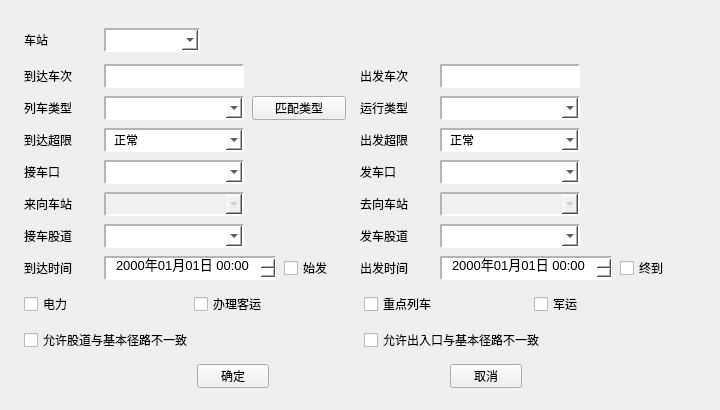
<?xml version="1.0" encoding="UTF-8"?>
<ui version="4.0">
 <class>NewTraffclogWidget</class>
 <widget class="QWidget" name="NewTraffclogWidget">
  <property name="geometry">
   <rect>
    <x>0</x>
    <y>0</y>
    <width>720</width>
    <height>410</height>
   </rect>
  </property>
  <property name="windowTitle">
   <string>Form</string>
  </property>
  <property name="styleSheet">
   <string notr="true">QLineEdit{
	background-color: rgb(255, 255, 255);
	padding-left: 8px;
	border-top:2px inset rgb(180, 180, 180);
	border-left:2px inset rgb(180, 180, 180);
	border-bottom:2px inset rgb(240, 240, 240);
	border-right:2px inset rgb(240, 240, 240);
}

QLineEdit:!enabled{
	background-color: rgb(240, 240, 240);
	padding-left: 8px;
	border-top:2px inset rgb(180, 180, 180);
	border-left:2px inset rgb(180, 180, 180);
	border-bottom:2px inset rgb(240, 240, 240);
	border-right:2px inset rgb(240, 240, 240);
}

QComboBox{
	background-color: rgb(255, 255, 255);
	padding-left: 8px;
	border-top:2px inset rgb(180, 180, 180);
	border-left:2px inset rgb(180, 180, 180);
	border-bottom:2px inset rgb(240, 240, 240);
	border-right:2px inset rgb(240, 240, 240);
}

QComboBox:!enabled{
	background-color: rgb(240, 240, 240);
	padding-left: 8px;
	border-top:2px inset rgb(180, 180, 180);
	border-left:2px inset rgb(180, 180, 180);
	border-bottom:2px inset rgb(240, 240, 240);
	border-right:2px inset rgb(240, 240, 240);
}

QDateTimeEdit{
	background-color: rgb(255, 255, 255);
	padding-left: 8px;
	border-top:2px inset rgb(180, 180, 180);
	border-left:2px inset rgb(180, 180, 180);
	border-bottom:2px inset rgb(240, 240, 240);
	border-right:2px inset rgb(240, 240, 240);
}

QDateTimeEdit:!enabled{
	background-color: rgb(240, 240, 240);
	padding-left: 8px;
	border-top:2px inset rgb(180, 180, 180);
	border-left:2px inset rgb(180, 180, 180);
	border-bottom:2px inset rgb(240, 240, 240);
	border-right:2px inset rgb(240, 240, 240);
}</string>
  </property>
  <layout class="QVBoxLayout" name="verticalLayout_3">
   <property name="spacing">
    <number>8</number>
   </property>
   <property name="leftMargin">
    <number>24</number>
   </property>
   <property name="topMargin">
    <number>24</number>
   </property>
   <property name="rightMargin">
    <number>24</number>
   </property>
   <property name="bottomMargin">
    <number>16</number>
   </property>
   <item>
    <layout class="QHBoxLayout" name="horizontalLayout">
     <property name="spacing">
      <number>8</number>
     </property>
     <item>
      <widget class="QLabel" name="label">
       <property name="minimumSize">
        <size>
         <width>72</width>
         <height>24</height>
        </size>
       </property>
       <property name="maximumSize">
        <size>
         <width>72</width>
         <height>24</height>
        </size>
       </property>
       <property name="text">
        <string>车站</string>
       </property>
      </widget>
     </item>
     <item>
      <widget class="QComboBox" name="stationNameCombo">
       <property name="minimumSize">
        <size>
         <width>96</width>
         <height>24</height>
        </size>
       </property>
       <property name="maximumSize">
        <size>
         <width>96</width>
         <height>24</height>
        </size>
       </property>
      </widget>
     </item>
     <item>
      <spacer name="horizontalSpacer">
       <property name="orientation">
        <enum>Qt::Horizontal</enum>
       </property>
       <property name="sizeHint" stdset="0">
        <size>
         <width>40</width>
         <height>20</height>
        </size>
       </property>
      </spacer>
     </item>
    </layout>
   </item>
   <item>
    <layout class="QHBoxLayout" name="horizontalLayout_13">
     <property name="spacing">
      <number>0</number>
     </property>
     <item>
      <layout class="QVBoxLayout" name="verticalLayout">
       <property name="spacing">
        <number>8</number>
       </property>
       <item>
        <layout class="QHBoxLayout" name="horizontalLayout_4" stretch="0,0,0">
         <property name="spacing">
          <number>8</number>
         </property>
         <property name="sizeConstraint">
          <enum>QLayout::SetDefaultConstraint</enum>
         </property>
         <item>
          <widget class="QLabel" name="label_2">
           <property name="minimumSize">
            <size>
             <width>72</width>
             <height>24</height>
            </size>
           </property>
           <property name="maximumSize">
            <size>
             <width>72</width>
             <height>24</height>
            </size>
           </property>
           <property name="text">
            <string>到达车次</string>
           </property>
          </widget>
         </item>
         <item>
          <widget class="QLineEdit" name="arriveTrainNoLabel">
           <property name="minimumSize">
            <size>
             <width>140</width>
             <height>24</height>
            </size>
           </property>
           <property name="maximumSize">
            <size>
             <width>140</width>
             <height>24</height>
            </size>
           </property>
          </widget>
         </item>
         <item>
          <spacer name="horizontalSpacer_4">
           <property name="orientation">
            <enum>Qt::Horizontal</enum>
           </property>
           <property name="sizeHint" stdset="0">
            <size>
             <width>40</width>
             <height>20</height>
            </size>
           </property>
          </spacer>
         </item>
        </layout>
       </item>
       <item>
        <layout class="QHBoxLayout" name="horizontalLayout_24">
         <property name="spacing">
          <number>8</number>
         </property>
         <item>
          <widget class="QLabel" name="label_4">
           <property name="minimumSize">
            <size>
             <width>72</width>
             <height>24</height>
            </size>
           </property>
           <property name="maximumSize">
            <size>
             <width>72</width>
             <height>24</height>
            </size>
           </property>
           <property name="text">
            <string>列车类型</string>
           </property>
          </widget>
         </item>
         <item>
          <widget class="QComboBox" name="trainTypeCombo">
           <property name="minimumSize">
            <size>
             <width>140</width>
             <height>24</height>
            </size>
           </property>
           <property name="maximumSize">
            <size>
             <width>140</width>
             <height>24</height>
            </size>
           </property>
          </widget>
         </item>
         <item>
          <widget class="QPushButton" name="pushButton">
           <property name="minimumSize">
            <size>
             <width>94</width>
             <height>24</height>
            </size>
           </property>
           <property name="maximumSize">
            <size>
             <width>94</width>
             <height>24</height>
            </size>
           </property>
           <property name="text">
            <string>匹配类型</string>
           </property>
          </widget>
         </item>
         <item>
          <spacer name="horizontalSpacer_13">
           <property name="orientation">
            <enum>Qt::Horizontal</enum>
           </property>
           <property name="sizeHint" stdset="0">
            <size>
             <width>40</width>
             <height>20</height>
            </size>
           </property>
          </spacer>
         </item>
        </layout>
       </item>
       <item>
        <layout class="QHBoxLayout" name="horizontalLayout_15" stretch="0,0,0">
         <property name="spacing">
          <number>8</number>
         </property>
         <item>
          <widget class="QLabel" name="label_6">
           <property name="minimumSize">
            <size>
             <width>72</width>
             <height>24</height>
            </size>
           </property>
           <property name="maximumSize">
            <size>
             <width>72</width>
             <height>24</height>
            </size>
           </property>
           <property name="text">
            <string>到达超限</string>
           </property>
          </widget>
         </item>
         <item>
          <widget class="QComboBox" name="arrivalOverdueComboBox">
           <property name="minimumSize">
            <size>
             <width>140</width>
             <height>24</height>
            </size>
           </property>
           <property name="maximumSize">
            <size>
             <width>140</width>
             <height>24</height>
            </size>
           </property>
           <item>
            <property name="text">
             <string>正常</string>
            </property>
           </item>
           <item>
            <property name="text">
             <string>一级超限</string>
            </property>
           </item>
           <item>
            <property name="text">
             <string>二级超限</string>
            </property>
           </item>
           <item>
            <property name="text">
             <string>三级超限</string>
            </property>
           </item>
           <item>
            <property name="text">
             <string>超级超限</string>
            </property>
           </item>
          </widget>
         </item>
         <item>
          <spacer name="horizontalSpacer_3">
           <property name="orientation">
            <enum>Qt::Horizontal</enum>
           </property>
           <property name="sizeHint" stdset="0">
            <size>
             <width>40</width>
             <height>20</height>
            </size>
           </property>
          </spacer>
         </item>
        </layout>
       </item>
       <item>
        <layout class="QHBoxLayout" name="horizontalLayout_17">
         <property name="spacing">
          <number>8</number>
         </property>
         <item>
          <widget class="QLabel" name="label_22">
           <property name="minimumSize">
            <size>
             <width>72</width>
             <height>24</height>
            </size>
           </property>
           <property name="maximumSize">
            <size>
             <width>72</width>
             <height>24</height>
            </size>
           </property>
           <property name="text">
            <string>接车口</string>
           </property>
          </widget>
         </item>
         <item>
          <widget class="QComboBox" name="wayInCombo">
           <property name="minimumSize">
            <size>
             <width>140</width>
             <height>24</height>
            </size>
           </property>
           <property name="maximumSize">
            <size>
             <width>140</width>
             <height>24</height>
            </size>
           </property>
          </widget>
         </item>
         <item>
          <spacer name="horizontalSpacer_2">
           <property name="orientation">
            <enum>Qt::Horizontal</enum>
           </property>
           <property name="sizeHint" stdset="0">
            <size>
             <width>40</width>
             <height>20</height>
            </size>
           </property>
          </spacer>
         </item>
        </layout>
       </item>
       <item>
        <layout class="QHBoxLayout" name="horizontalLayout_19">
         <property name="spacing">
          <number>8</number>
         </property>
         <item>
          <widget class="QLabel" name="label_10">
           <property name="minimumSize">
            <size>
             <width>72</width>
             <height>24</height>
            </size>
           </property>
           <property name="maximumSize">
            <size>
             <width>72</width>
             <height>24</height>
            </size>
           </property>
           <property name="text">
            <string>来向车站</string>
           </property>
          </widget>
         </item>
         <item>
          <widget class="QComboBox" name="previousStationCombo">
           <property name="enabled">
            <bool>false</bool>
           </property>
           <property name="minimumSize">
            <size>
             <width>140</width>
             <height>24</height>
            </size>
           </property>
           <property name="maximumSize">
            <size>
             <width>140</width>
             <height>24</height>
            </size>
           </property>
          </widget>
         </item>
         <item>
          <spacer name="horizontalSpacer_10">
           <property name="orientation">
            <enum>Qt::Horizontal</enum>
           </property>
           <property name="sizeHint" stdset="0">
            <size>
             <width>40</width>
             <height>20</height>
            </size>
           </property>
          </spacer>
         </item>
        </layout>
       </item>
       <item>
        <layout class="QHBoxLayout" name="horizontalLayout_21">
         <property name="spacing">
          <number>8</number>
         </property>
         <item>
          <widget class="QLabel" name="label_12">
           <property name="minimumSize">
            <size>
             <width>72</width>
             <height>24</height>
            </size>
           </property>
           <property name="maximumSize">
            <size>
             <width>72</width>
             <height>24</height>
            </size>
           </property>
           <property name="text">
            <string>接车股道</string>
           </property>
          </widget>
         </item>
         <item>
          <widget class="QComboBox" name="receivingTrackCombo">
           <property name="minimumSize">
            <size>
             <width>140</width>
             <height>24</height>
            </size>
           </property>
           <property name="maximumSize">
            <size>
             <width>140</width>
             <height>24</height>
            </size>
           </property>
          </widget>
         </item>
         <item>
          <spacer name="horizontalSpacer_11">
           <property name="orientation">
            <enum>Qt::Horizontal</enum>
           </property>
           <property name="sizeHint" stdset="0">
            <size>
             <width>40</width>
             <height>20</height>
            </size>
           </property>
          </spacer>
         </item>
        </layout>
       </item>
       <item>
        <layout class="QHBoxLayout" name="horizontalLayout_31">
         <item>
          <widget class="QLabel" name="label_14">
           <property name="minimumSize">
            <size>
             <width>72</width>
             <height>24</height>
            </size>
           </property>
           <property name="maximumSize">
            <size>
             <width>72</width>
             <height>24</height>
            </size>
           </property>
           <property name="text">
            <string>到达时间</string>
           </property>
          </widget>
         </item>
         <item>
          <widget class="QDateTimeEdit" name="arrivalTimeEdit">
           <property name="minimumSize">
            <size>
             <width>172</width>
             <height>24</height>
            </size>
           </property>
           <property name="maximumSize">
            <size>
             <width>172</width>
             <height>24</height>
            </size>
           </property>
           <property name="font">
            <font>
             <family>Arial</family>
             <pointsize>10</pointsize>
            </font>
           </property>
           <property name="displayFormat">
            <string>yyyy年MM月dd日 HH:mm</string>
           </property>
          </widget>
         </item>
         <item>
          <widget class="QCheckBox" name="originationCheck">
           <property name="minimumSize">
            <size>
             <width>64</width>
             <height>24</height>
            </size>
           </property>
           <property name="maximumSize">
            <size>
             <width>64</width>
             <height>24</height>
            </size>
           </property>
           <property name="text">
            <string>始发</string>
           </property>
          </widget>
         </item>
         <item>
          <spacer name="horizontalSpacer_14">
           <property name="orientation">
            <enum>Qt::Horizontal</enum>
           </property>
           <property name="sizeHint" stdset="0">
            <size>
             <width>40</width>
             <height>20</height>
            </size>
           </property>
          </spacer>
         </item>
        </layout>
       </item>
      </layout>
     </item>
     <item>
      <layout class="QVBoxLayout" name="verticalLayout_2">
       <property name="spacing">
        <number>8</number>
       </property>
       <item>
        <layout class="QHBoxLayout" name="horizontalLayout_12">
         <property name="spacing">
          <number>8</number>
         </property>
         <item>
          <widget class="QLabel" name="label_3">
           <property name="minimumSize">
            <size>
             <width>72</width>
             <height>24</height>
            </size>
           </property>
           <property name="maximumSize">
            <size>
             <width>72</width>
             <height>24</height>
            </size>
           </property>
           <property name="text">
            <string>出发车次</string>
           </property>
          </widget>
         </item>
         <item>
          <widget class="QLineEdit" name="setOutTrainNoLabel">
           <property name="minimumSize">
            <size>
             <width>140</width>
             <height>24</height>
            </size>
           </property>
           <property name="maximumSize">
            <size>
             <width>140</width>
             <height>24</height>
            </size>
           </property>
          </widget>
         </item>
         <item>
          <spacer name="horizontalSpacer_5">
           <property name="orientation">
            <enum>Qt::Horizontal</enum>
           </property>
           <property name="sizeHint" stdset="0">
            <size>
             <width>40</width>
             <height>20</height>
            </size>
           </property>
          </spacer>
         </item>
        </layout>
       </item>
       <item>
        <layout class="QHBoxLayout" name="horizontalLayout_23">
         <property name="spacing">
          <number>8</number>
         </property>
         <item>
          <widget class="QLabel" name="label_5">
           <property name="minimumSize">
            <size>
             <width>72</width>
             <height>24</height>
            </size>
           </property>
           <property name="maximumSize">
            <size>
             <width>72</width>
             <height>24</height>
            </size>
           </property>
           <property name="text">
            <string>运行类型</string>
           </property>
          </widget>
         </item>
         <item>
          <widget class="QComboBox" name="operationTypeCombo">
           <property name="minimumSize">
            <size>
             <width>140</width>
             <height>24</height>
            </size>
           </property>
           <property name="maximumSize">
            <size>
             <width>140</width>
             <height>24</height>
            </size>
           </property>
          </widget>
         </item>
         <item>
          <spacer name="horizontalSpacer_6">
           <property name="orientation">
            <enum>Qt::Horizontal</enum>
           </property>
           <property name="sizeHint" stdset="0">
            <size>
             <width>40</width>
             <height>20</height>
            </size>
           </property>
          </spacer>
         </item>
        </layout>
       </item>
       <item>
        <layout class="QHBoxLayout" name="horizontalLayout_16">
         <property name="spacing">
          <number>8</number>
         </property>
         <item>
          <widget class="QLabel" name="label_7">
           <property name="minimumSize">
            <size>
             <width>72</width>
             <height>24</height>
            </size>
           </property>
           <property name="maximumSize">
            <size>
             <width>72</width>
             <height>24</height>
            </size>
           </property>
           <property name="text">
            <string>出发超限</string>
           </property>
          </widget>
         </item>
         <item>
          <widget class="QComboBox" name="departOverdueComboBox">
           <property name="minimumSize">
            <size>
             <width>140</width>
             <height>24</height>
            </size>
           </property>
           <property name="maximumSize">
            <size>
             <width>140</width>
             <height>24</height>
            </size>
           </property>
           <item>
            <property name="text">
             <string>正常</string>
            </property>
           </item>
           <item>
            <property name="text">
             <string>一级超限</string>
            </property>
           </item>
           <item>
            <property name="text">
             <string>二级超限</string>
            </property>
           </item>
           <item>
            <property name="text">
             <string>三级超限</string>
            </property>
           </item>
           <item>
            <property name="text">
             <string>超级超限</string>
            </property>
           </item>
          </widget>
         </item>
         <item>
          <spacer name="horizontalSpacer_7">
           <property name="orientation">
            <enum>Qt::Horizontal</enum>
           </property>
           <property name="sizeHint" stdset="0">
            <size>
             <width>40</width>
             <height>20</height>
            </size>
           </property>
          </spacer>
         </item>
        </layout>
       </item>
       <item>
        <layout class="QHBoxLayout" name="horizontalLayout_18">
         <property name="spacing">
          <number>8</number>
         </property>
         <item>
          <widget class="QLabel" name="label_9">
           <property name="minimumSize">
            <size>
             <width>72</width>
             <height>24</height>
            </size>
           </property>
           <property name="maximumSize">
            <size>
             <width>72</width>
             <height>24</height>
            </size>
           </property>
           <property name="text">
            <string>发车口</string>
           </property>
          </widget>
         </item>
         <item>
          <widget class="QComboBox" name="wayOutCombo">
           <property name="minimumSize">
            <size>
             <width>140</width>
             <height>24</height>
            </size>
           </property>
           <property name="maximumSize">
            <size>
             <width>140</width>
             <height>24</height>
            </size>
           </property>
          </widget>
         </item>
         <item>
          <spacer name="horizontalSpacer_8">
           <property name="orientation">
            <enum>Qt::Horizontal</enum>
           </property>
           <property name="sizeHint" stdset="0">
            <size>
             <width>40</width>
             <height>20</height>
            </size>
           </property>
          </spacer>
         </item>
        </layout>
       </item>
       <item>
        <layout class="QHBoxLayout" name="horizontalLayout_20">
         <property name="spacing">
          <number>8</number>
         </property>
         <item>
          <widget class="QLabel" name="label_11">
           <property name="minimumSize">
            <size>
             <width>72</width>
             <height>24</height>
            </size>
           </property>
           <property name="maximumSize">
            <size>
             <width>72</width>
             <height>24</height>
            </size>
           </property>
           <property name="text">
            <string>去向车站</string>
           </property>
          </widget>
         </item>
         <item>
          <widget class="QComboBox" name="nextStationCombo">
           <property name="enabled">
            <bool>false</bool>
           </property>
           <property name="minimumSize">
            <size>
             <width>140</width>
             <height>24</height>
            </size>
           </property>
           <property name="maximumSize">
            <size>
             <width>140</width>
             <height>24</height>
            </size>
           </property>
          </widget>
         </item>
         <item>
          <spacer name="horizontalSpacer_9">
           <property name="orientation">
            <enum>Qt::Horizontal</enum>
           </property>
           <property name="sizeHint" stdset="0">
            <size>
             <width>40</width>
             <height>20</height>
            </size>
           </property>
          </spacer>
         </item>
        </layout>
       </item>
       <item>
        <layout class="QHBoxLayout" name="horizontalLayout_22">
         <property name="spacing">
          <number>8</number>
         </property>
         <item>
          <widget class="QLabel" name="label_13">
           <property name="minimumSize">
            <size>
             <width>72</width>
             <height>24</height>
            </size>
           </property>
           <property name="maximumSize">
            <size>
             <width>72</width>
             <height>24</height>
            </size>
           </property>
           <property name="text">
            <string>发车股道</string>
           </property>
          </widget>
         </item>
         <item>
          <widget class="QComboBox" name="departureTrackCombo">
           <property name="minimumSize">
            <size>
             <width>140</width>
             <height>24</height>
            </size>
           </property>
           <property name="maximumSize">
            <size>
             <width>140</width>
             <height>24</height>
            </size>
           </property>
          </widget>
         </item>
         <item>
          <spacer name="horizontalSpacer_12">
           <property name="orientation">
            <enum>Qt::Horizontal</enum>
           </property>
           <property name="sizeHint" stdset="0">
            <size>
             <width>40</width>
             <height>20</height>
            </size>
           </property>
          </spacer>
         </item>
        </layout>
       </item>
       <item>
        <layout class="QHBoxLayout" name="horizontalLayout_8">
         <property name="spacing">
          <number>8</number>
         </property>
         <item>
          <widget class="QLabel" name="label_15">
           <property name="minimumSize">
            <size>
             <width>72</width>
             <height>24</height>
            </size>
           </property>
           <property name="maximumSize">
            <size>
             <width>72</width>
             <height>24</height>
            </size>
           </property>
           <property name="text">
            <string>出发时间</string>
           </property>
          </widget>
         </item>
         <item>
          <widget class="QDateTimeEdit" name="departureTimeEdit">
           <property name="minimumSize">
            <size>
             <width>172</width>
             <height>24</height>
            </size>
           </property>
           <property name="maximumSize">
            <size>
             <width>172</width>
             <height>24</height>
            </size>
           </property>
           <property name="font">
            <font>
             <family>Arial</family>
             <pointsize>10</pointsize>
            </font>
           </property>
           <property name="displayFormat">
            <string>yyyy年MM月dd日 HH:mm</string>
           </property>
          </widget>
         </item>
         <item>
          <widget class="QCheckBox" name="finalArrivalCheck">
           <property name="minimumSize">
            <size>
             <width>64</width>
             <height>24</height>
            </size>
           </property>
           <property name="maximumSize">
            <size>
             <width>64</width>
             <height>24</height>
            </size>
           </property>
           <property name="text">
            <string>终到</string>
           </property>
          </widget>
         </item>
         <item>
          <spacer name="horizontalSpacer_15">
           <property name="orientation">
            <enum>Qt::Horizontal</enum>
           </property>
           <property name="sizeHint" stdset="0">
            <size>
             <width>40</width>
             <height>20</height>
            </size>
           </property>
          </spacer>
         </item>
        </layout>
       </item>
      </layout>
     </item>
    </layout>
   </item>
   <item>
    <layout class="QHBoxLayout" name="horizontalLayout_9">
     <item>
      <widget class="QCheckBox" name="electricCheck">
       <property name="minimumSize">
        <size>
         <width>0</width>
         <height>24</height>
        </size>
       </property>
       <property name="maximumSize">
        <size>
         <width>16777215</width>
         <height>24</height>
        </size>
       </property>
       <property name="text">
        <string>电力</string>
       </property>
      </widget>
     </item>
     <item>
      <widget class="QCheckBox" name="passengerCheck">
       <property name="minimumSize">
        <size>
         <width>0</width>
         <height>24</height>
        </size>
       </property>
       <property name="maximumSize">
        <size>
         <width>16777215</width>
         <height>24</height>
        </size>
       </property>
       <property name="text">
        <string>办理客运</string>
       </property>
      </widget>
     </item>
     <item>
      <widget class="QCheckBox" name="importantCheck">
       <property name="minimumSize">
        <size>
         <width>0</width>
         <height>24</height>
        </size>
       </property>
       <property name="maximumSize">
        <size>
         <width>16777215</width>
         <height>24</height>
        </size>
       </property>
       <property name="text">
        <string>重点列车</string>
       </property>
      </widget>
     </item>
     <item>
      <widget class="QCheckBox" name="armyCheck">
       <property name="minimumSize">
        <size>
         <width>0</width>
         <height>24</height>
        </size>
       </property>
       <property name="maximumSize">
        <size>
         <width>16777215</width>
         <height>24</height>
        </size>
       </property>
       <property name="text">
        <string>军运</string>
       </property>
      </widget>
     </item>
    </layout>
   </item>
   <item>
    <layout class="QHBoxLayout" name="horizontalLayout_10">
     <item>
      <widget class="QCheckBox" name="agreeTrackCheck">
       <property name="minimumSize">
        <size>
         <width>0</width>
         <height>24</height>
        </size>
       </property>
       <property name="maximumSize">
        <size>
         <width>16777215</width>
         <height>24</height>
        </size>
       </property>
       <property name="text">
        <string>允许股道与基本径路不一致</string>
       </property>
      </widget>
     </item>
     <item>
      <widget class="QCheckBox" name="agreeWayCheck">
       <property name="minimumSize">
        <size>
         <width>0</width>
         <height>24</height>
        </size>
       </property>
       <property name="maximumSize">
        <size>
         <width>16777215</width>
         <height>24</height>
        </size>
       </property>
       <property name="text">
        <string>允许出入口与基本径路不一致</string>
       </property>
      </widget>
     </item>
    </layout>
   </item>
   <item>
    <layout class="QHBoxLayout" name="horizontalLayout_11">
     <item>
      <widget class="QPushButton" name="pushButton_2">
       <property name="minimumSize">
        <size>
         <width>72</width>
         <height>24</height>
        </size>
       </property>
       <property name="maximumSize">
        <size>
         <width>72</width>
         <height>24</height>
        </size>
       </property>
       <property name="text">
        <string>确定</string>
       </property>
      </widget>
     </item>
     <item>
      <widget class="QPushButton" name="pushButton_3">
       <property name="minimumSize">
        <size>
         <width>72</width>
         <height>24</height>
        </size>
       </property>
       <property name="maximumSize">
        <size>
         <width>72</width>
         <height>24</height>
        </size>
       </property>
       <property name="text">
        <string>取消</string>
       </property>
      </widget>
     </item>
    </layout>
   </item>
  </layout>
 </widget>
 <resources/>
 <connections/>
</ui>
